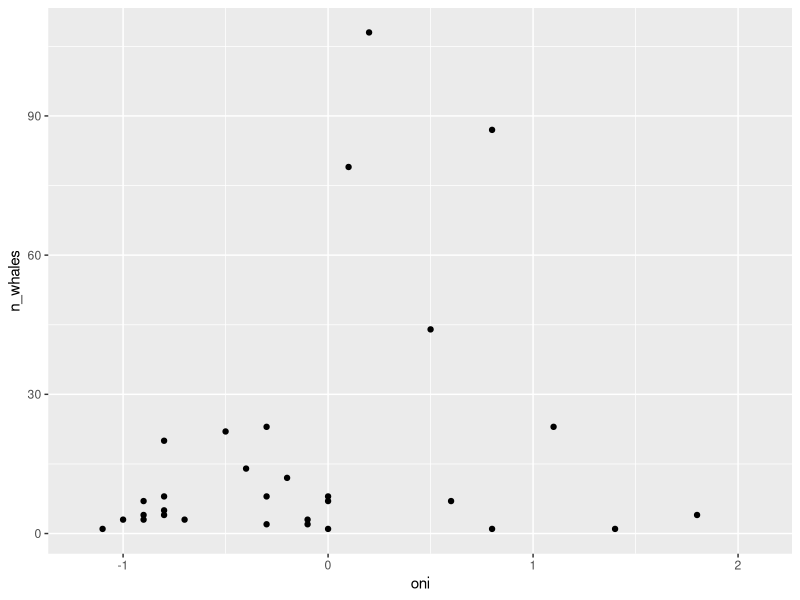

This figure's R source:
## ---- chunk 1
# Load the tidyverse
library(tidyverse)

# Replace NULL in the following lines to import the data
oni <- read_csv("data/oni.csv")
bluewhales <- read_csv("data/bluewhales.csv")

## ---- chunk 2
# Replace NULLs in the following lines to pivot oni longer
oni_long <- pivot_longer(oni, 
                         cols = -year, 
                         names_to = "month",
                         values_to = "oni") |> 
  mutate(month = as.numeric(month))

## ---- chunk 3
# Create monthly whales according to the directions above.
monthly_whales <- bluewhales |> 
  mutate(year = year(eventDate),
         month = month(eventDate)) |> 
  group_by(year, month) |> 
  summarize(n_whales = n(),
            .groups = "drop")

## ---- chunk 4
# Replace NULL in the following line to create
oni_whales <- left_join(oni_long, 
                        monthly_whales, 
                        by = c("year", "month"))
## ---- chunk 5
# Use ggplot to create a scatter plot of the two species.
ggplot(oni_whales, aes(oni, n_whales)) +
  geom_point()
